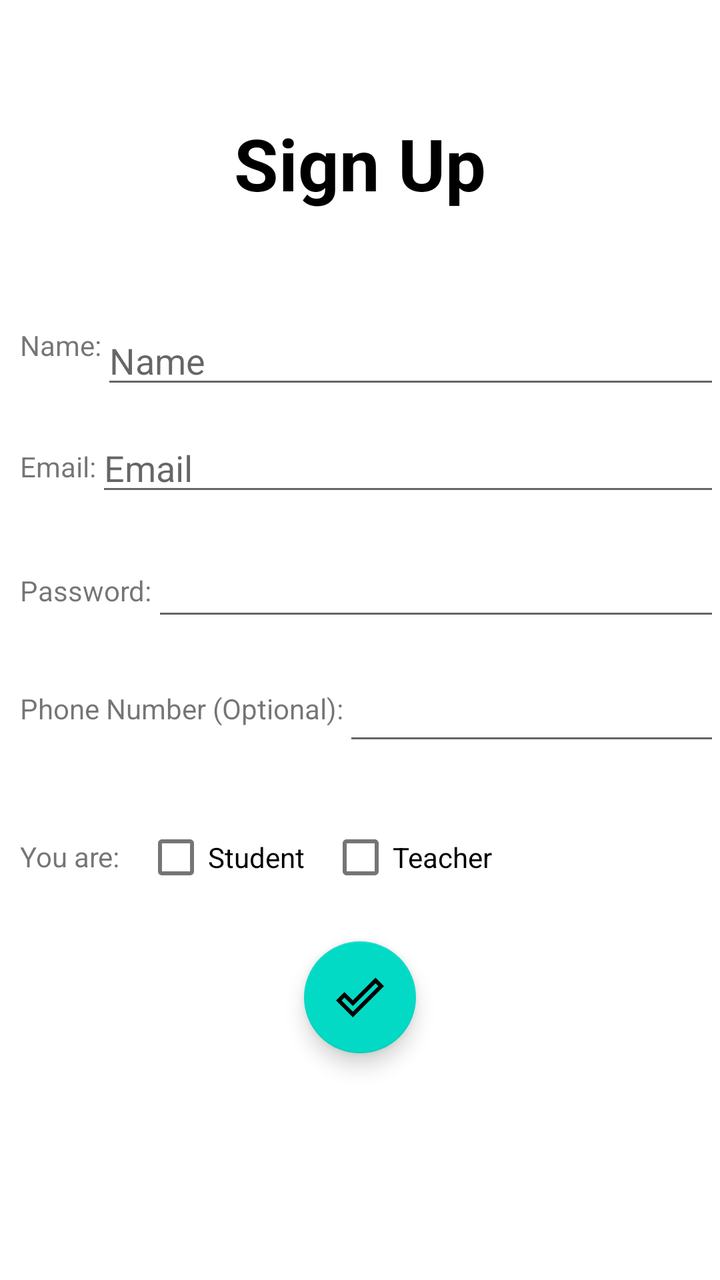
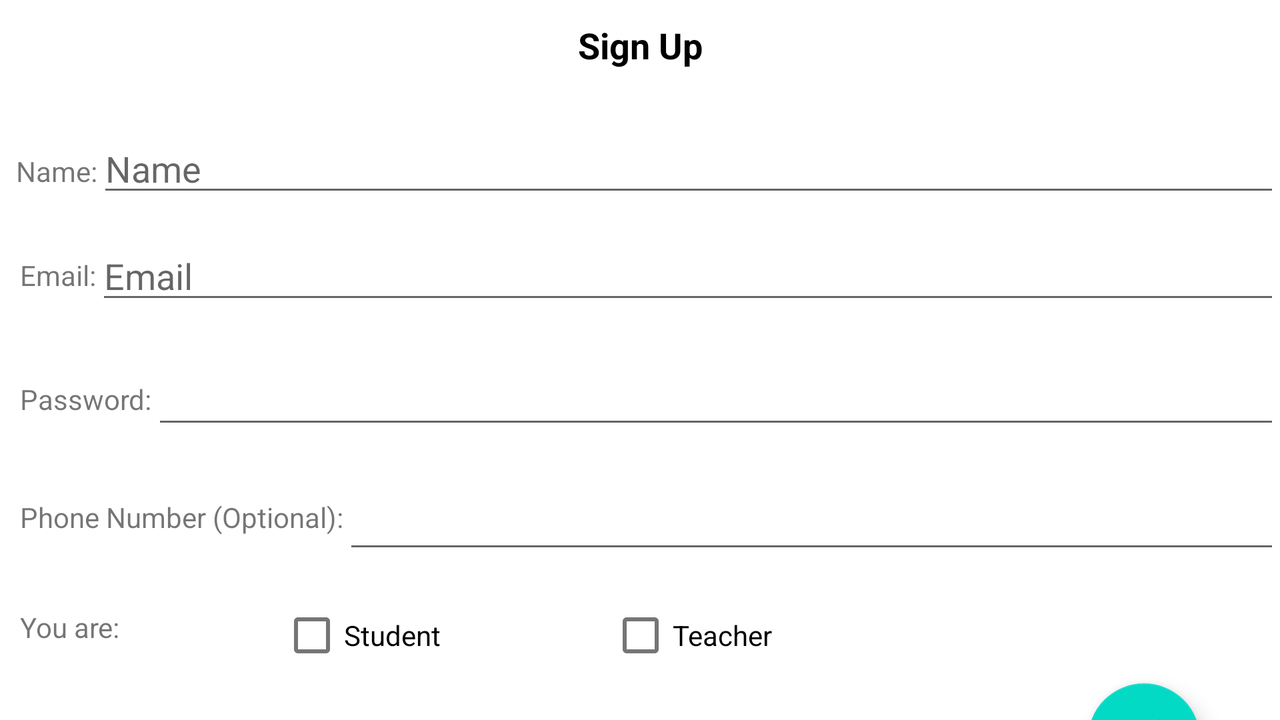

First picture: res/layout/ on a phone held upright. Second picture: the repository's own variant of that layout, on a device whose configuration matches the variant's folder. Source for both follows.
<!-- AndroidManifest.xml: application theme AppTheme -->
<!-- res/layout/activity_sign_up.xml -->
<?xml version="1.0" encoding="utf-8"?>
<androidx.constraintlayout.widget.ConstraintLayout xmlns:android="http://schemas.android.com/apk/res/android"
    xmlns:app="http://schemas.android.com/apk/res-auto"
    xmlns:tools="http://schemas.android.com/tools"
    android:layout_width="match_parent"
    android:layout_height="match_parent"
    tools:context=".SignUpActivity">

    <TextView
        android:id="@+id/textView17"
        android:layout_width="wrap_content"
        android:layout_height="wrap_content"
        android:gravity="center"
        android:paddingTop="35dp"
        android:paddingBottom="35dp"
        android:text="@string/SignUp"
        android:textColor="@color/colorBlack"
        android:textSize="36sp"
        android:textStyle="bold"
        app:layout_constraintBottom_toTopOf="@+id/textView_signUp_name"
        app:layout_constraintEnd_toEndOf="parent"
        app:layout_constraintStart_toStartOf="parent"
        app:layout_constraintTop_toTopOf="parent" />

    <TextView
        android:id="@+id/textView_signUp_name"
        android:layout_width="wrap_content"
        android:layout_height="wrap_content"
        android:layout_marginStart="10dp"
        android:layout_marginTop="163dp"
        android:text="@string/Name"
        app:layout_constraintStart_toStartOf="parent"
        app:layout_constraintTop_toTopOf="parent" />

    <TextView
        android:id="@+id/textView19"
        android:layout_width="wrap_content"
        android:layout_height="wrap_content"
        android:layout_marginStart="10dp"
        android:layout_marginTop="83dp"
        android:text="@string/Email"
        app:layout_constraintStart_toStartOf="parent"
        app:layout_constraintTop_toBottomOf="@+id/textView17" />

    <EditText
        android:id="@+id/editTextTextPersonName_signUp_name"
        android:layout_width="0dp"
        android:layout_height="wrap_content"
        android:layout_marginTop="15dp"
        android:layout_marginBottom="10dp"
        android:ems="10"
        android:hint="@string/name"
        android:importantForAutofill="no"
        android:inputType="textPersonName"
        app:layout_constraintBottom_toTopOf="@+id/editTextTextEmailAddress"
        app:layout_constraintEnd_toEndOf="parent"
        app:layout_constraintStart_toEndOf="@+id/textView_signUp_name"
        app:layout_constraintTop_toBottomOf="@+id/textView17" />

    <EditText
        android:id="@+id/editTextTextPassword_signUp_password"
        android:layout_width="0dp"
        android:layout_height="wrap_content"
        android:layout_marginTop="21dp"
        android:ems="10"
        android:importantForAutofill="no"
        android:inputType="textPassword"
        app:layout_constraintEnd_toEndOf="parent"
        app:layout_constraintStart_toEndOf="@+id/textView21"
        app:layout_constraintTop_toBottomOf="@+id/editTextTextEmailAddress" />

    <EditText
        android:id="@+id/editTextTextEmailAddress"
        android:layout_width="0dp"
        android:layout_height="wrap_content"
        android:layout_marginTop="71dp"
        android:autofillHints=""
        android:ems="10"
        android:hint="@string/email"
        android:inputType="textEmailAddress"
        app:layout_constraintEnd_toEndOf="parent"
        app:layout_constraintStart_toEndOf="@+id/textView19"
        app:layout_constraintTop_toBottomOf="@+id/textView17" />

    <EditText
        android:id="@+id/editTextPhone_signup_phone"
        android:layout_width="0dp"
        android:layout_height="wrap_content"
        android:layout_marginTop="21dp"
        android:ems="10"
        android:importantForAutofill="no"
        android:inputType="phone"
        app:layout_constraintEnd_toEndOf="parent"
        app:layout_constraintStart_toEndOf="@+id/textView20"
        app:layout_constraintTop_toBottomOf="@+id/editTextTextPassword_signUp_password" />

    <TextView
        android:id="@+id/textView20"
        android:layout_width="wrap_content"
        android:layout_height="wrap_content"
        android:layout_marginStart="10dp"
        android:layout_marginTop="204dp"
        android:text="@string/PhoneNumber"
        app:layout_constraintStart_toStartOf="parent"
        app:layout_constraintTop_toBottomOf="@+id/textView17" />

    <TextView
        android:id="@+id/textView21"
        android:layout_width="wrap_content"
        android:layout_height="wrap_content"
        android:layout_marginStart="10dp"
        android:layout_marginTop="145dp"
        android:text="@string/password"
        app:layout_constraintStart_toStartOf="parent"
        app:layout_constraintTop_toBottomOf="@+id/textView17" />

    <TextView
        android:id="@+id/textView22"
        android:layout_width="wrap_content"
        android:layout_height="wrap_content"
        android:layout_marginStart="10dp"
        android:layout_marginTop="278dp"
        android:text="@string/Type"
        app:layout_constraintStart_toStartOf="parent"
        app:layout_constraintTop_toBottomOf="@+id/textView17" />

    <CheckBox
        android:id="@+id/checkBox_student"
        android:layout_width="wrap_content"
        android:layout_height="wrap_content"
        android:layout_marginTop="27dp"
        android:text="@string/student"
        app:layout_constraintEnd_toStartOf="@+id/checkBox_teacher"
        app:layout_constraintStart_toEndOf="@+id/textView22"
        app:layout_constraintTop_toBottomOf="@+id/editTextPhone_signup_phone" />

    <CheckBox
        android:id="@+id/checkBox_teacher"
        android:layout_width="wrap_content"
        android:layout_height="wrap_content"
        android:layout_marginTop="27dp"
        android:layout_marginEnd="10dp"
        android:text="@string/teacher"
        app:layout_constraintEnd_toEndOf="parent"
        app:layout_constraintStart_toEndOf="@+id/textView22"
        app:layout_constraintTop_toBottomOf="@+id/editTextPhone_signup_phone" />

    <com.google.android.material.floatingactionbutton.FloatingActionButton
        android:id="@+id/floatingActionButton5"
        android:layout_width="wrap_content"
        android:layout_height="wrap_content"
        android:clickable="true"
        app:layout_constraintBottom_toBottomOf="parent"
        app:layout_constraintEnd_toEndOf="parent"
        app:layout_constraintStart_toStartOf="parent"
        app:layout_constraintTop_toBottomOf="@+id/checkBox_teacher"
        app:layout_constraintVertical_bias="0.138"
        app:srcCompat="@drawable/ic_done_green_24"
        android:focusable="true" />

</androidx.constraintlayout.widget.ConstraintLayout>
<!-- resources referenced by this layout -->
<resources>
  <color name="colorBlack">#000000</color>
  <!-- drawable ic_done_green_24 (drawable) -->
  <vector android:height="24dp" android:tint="#1DCFB2"
      android:viewportHeight="24" android:viewportWidth="24"
      android:width="24dp" xmlns:android="http://schemas.android.com/apk/res/android">
      <path android:fillColor="@android:color/white" android:pathData="M19.77,5.03l1.4,1.4L8.43,19.17l-5.6,-5.6 1.4,-1.4 4.2,4.2L19.77,5.03m0,-2.83L8.43,13.54l-4.2,-4.2L0,13.57 8.43,22 24,6.43 19.77,2.2z"/>
  </vector>
  <string name="Email">Email: </string>
  <string name="Name">Name: </string>
  <string name="PhoneNumber">Phone Number (Optional): </string>
  <string name="SignUp">Sign Up </string>
  <string name="Type">You are: </string>
  <string name="email">Email</string>
  <string name="name">Name</string>
  <string name="password">Password: </string>
  <string name="student">Student </string>
  <string name="teacher">Teacher </string>
  <style name="AppTheme" parent="Theme.MaterialComponents.Light.NoActionBar">
          
          <item name="colorPrimary">@color/colorPrimary</item>
          <item name="colorPrimaryDark">@color/colorPrimaryDark</item>
          <item name="colorAccent">@color/colorAccent</item>
      </style>
  <color name="colorPrimary">#008577</color>
  <color name="colorPrimaryDark">#00574B</color>
  <color name="colorAccent">#D81B60</color>
</resources>
<!-- res/layout-land/activity_sign_up.xml (the repository's variant of the layout above) -->
<!-- drawn on the phone turned sideways -->
<?xml version="1.0" encoding="utf-8"?>
<androidx.constraintlayout.widget.ConstraintLayout xmlns:android="http://schemas.android.com/apk/res/android"
    xmlns:app="http://schemas.android.com/apk/res-auto"
    xmlns:tools="http://schemas.android.com/tools"
    android:layout_width="match_parent"
    android:layout_height="match_parent"
    tools:context=".SignUpActivity">

    <TextView
        android:id="@+id/textView17"
        android:layout_width="0dp"
        android:layout_height="wrap_content"
        android:gravity="center"
        android:paddingTop="5dp"
        android:paddingBottom="10dp"
        android:text="@string/SignUp"
        android:textColor="@color/colorBlack"
        android:textSize="18sp"
        android:textStyle="bold"
        app:layout_constraintBottom_toTopOf="@+id/textView_signUp_name"
        app:layout_constraintEnd_toEndOf="parent"
        app:layout_constraintHorizontal_bias="0.0"
        app:layout_constraintStart_toStartOf="parent"
        app:layout_constraintTop_toTopOf="parent"
        app:layout_constraintVertical_bias="0.148" />

    <TextView
        android:id="@+id/textView_signUp_name"
        android:layout_width="wrap_content"
        android:layout_height="wrap_content"
        android:layout_marginStart="8dp"
        android:layout_marginTop="76dp"
        android:text="@string/Name"
        app:layout_constraintStart_toStartOf="parent"
        app:layout_constraintTop_toTopOf="parent" />

    <TextView
        android:id="@+id/textView19"
        android:layout_width="wrap_content"
        android:layout_height="wrap_content"
        android:layout_marginStart="10dp"
        android:layout_marginTop="33dp"
        android:text="@string/Email"
        app:layout_constraintStart_toStartOf="parent"
        app:layout_constraintTop_toBottomOf="@+id/textView_signUp_name" />

    <EditText
        android:id="@+id/editTextTextPersonName_signUp_name"
        android:layout_width="0dp"
        android:layout_height="wrap_content"
        android:layout_marginTop="15dp"
        android:layout_marginBottom="10dp"
        android:ems="10"
        android:hint="@string/name"
        android:importantForAutofill="no"
        android:inputType="textPersonName"
        app:layout_constraintBottom_toTopOf="@+id/editTextTextEmailAddress"
        app:layout_constraintEnd_toEndOf="parent"
        app:layout_constraintStart_toEndOf="@+id/textView_signUp_name"
        app:layout_constraintTop_toBottomOf="@+id/textView17" />

    <EditText
        android:id="@+id/editTextTextPassword_signUp_password"
        android:layout_width="0dp"
        android:layout_height="wrap_content"
        android:layout_marginTop="21dp"
        android:ems="10"
        android:importantForAutofill="no"
        android:inputType="textPassword"
        app:layout_constraintEnd_toEndOf="parent"
        app:layout_constraintStart_toEndOf="@+id/textView21"
        app:layout_constraintTop_toBottomOf="@+id/editTextTextEmailAddress" />

    <EditText
        android:id="@+id/editTextTextEmailAddress"
        android:layout_width="0dp"
        android:layout_height="wrap_content"
        android:layout_marginTop="71dp"
        android:autofillHints=""
        android:ems="10"
        android:hint="@string/email"
        android:inputType="textEmailAddress"
        app:layout_constraintEnd_toEndOf="parent"
        app:layout_constraintStart_toEndOf="@+id/textView19"
        app:layout_constraintTop_toBottomOf="@+id/textView17" />

    <EditText
        android:id="@+id/editTextPhone_signup_phone"
        android:layout_width="0dp"
        android:layout_height="wrap_content"
        android:layout_marginTop="21dp"
        android:ems="10"
        android:importantForAutofill="no"
        android:inputType="phone"
        app:layout_constraintEnd_toEndOf="parent"
        app:layout_constraintStart_toEndOf="@+id/textView20"
        app:layout_constraintTop_toBottomOf="@+id/editTextTextPassword_signUp_password" />

    <TextView
        android:id="@+id/textView20"
        android:layout_width="wrap_content"
        android:layout_height="wrap_content"
        android:layout_marginStart="10dp"
        android:layout_marginTop="40dp"
        android:text="@string/PhoneNumber"
        app:layout_constraintStart_toStartOf="parent"
        app:layout_constraintTop_toBottomOf="@+id/textView21" />

    <TextView
        android:id="@+id/textView21"
        android:layout_width="wrap_content"
        android:layout_height="wrap_content"
        android:layout_marginStart="10dp"
        android:layout_marginTop="43dp"
        android:text="@string/password"
        app:layout_constraintStart_toStartOf="parent"
        app:layout_constraintTop_toBottomOf="@+id/textView19" />

    <TextView
        android:id="@+id/textView22"
        android:layout_width="wrap_content"
        android:layout_height="wrap_content"
        android:layout_marginStart="10dp"
        android:layout_marginTop="36dp"
        android:text="@string/Type"
        app:layout_constraintStart_toStartOf="parent"
        app:layout_constraintTop_toBottomOf="@+id/textView20" />

    <CheckBox
        android:id="@+id/checkBox_student"
        android:layout_width="wrap_content"
        android:layout_height="wrap_content"
        android:layout_marginTop="12dp"
        android:text="@string/student"
        app:layout_constraintEnd_toStartOf="@+id/checkBox_teacher"
        app:layout_constraintHorizontal_bias="0.488"
        app:layout_constraintStart_toEndOf="@+id/textView22"
        app:layout_constraintTop_toBottomOf="@+id/editTextPhone_signup_phone" />

    <CheckBox
        android:id="@+id/checkBox_teacher"
        android:layout_width="wrap_content"
        android:layout_height="wrap_content"
        android:layout_marginTop="12dp"
        android:layout_marginEnd="10dp"
        android:text="@string/teacher"
        app:layout_constraintEnd_toEndOf="parent"
        app:layout_constraintStart_toEndOf="@+id/textView22"
        app:layout_constraintTop_toBottomOf="@+id/editTextPhone_signup_phone" />

    <com.google.android.material.floatingactionbutton.FloatingActionButton
        android:id="@+id/floatingActionButton4"
        android:layout_width="wrap_content"
        android:layout_height="56dp"
        android:layout_marginTop="60dp"
        android:layout_marginEnd="40dp"
        android:clickable="true"
        android:focusable="true"
        app:layout_constraintBottom_toBottomOf="parent"
        app:layout_constraintEnd_toEndOf="parent"
        app:layout_constraintTop_toBottomOf="@+id/editTextPhone_signup_phone"
        app:layout_constraintVertical_bias="0.0"
        app:srcCompat="@drawable/ic_done_green_24" />

</androidx.constraintlayout.widget.ConstraintLayout>
